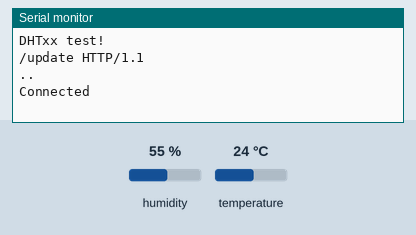
A sketch run on a simulated ESP8266 (NodeMCU). Shown: the last lines printed to the serial monitor. The inputs (shaded band) are chosen by the test bench; at power-on: humidity 55 %, temperature 24 °C. WiFi joins after 1.5 s; servers stay silent unless stated.

Above: at 3.2 s.
3.3 s: humidity set to 22 %
At 5.1 s:
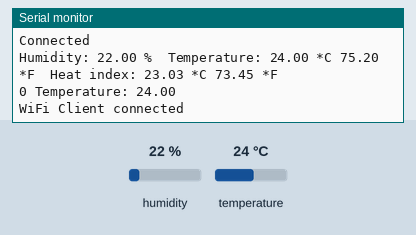
8.9 s: temperature set to 12 °C
At 12.64 s:
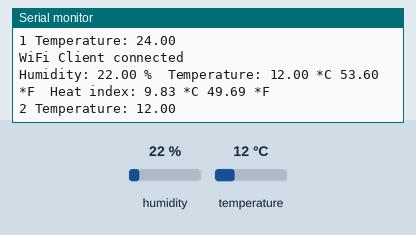
14.5 s: humidity set to 40 %
At 17.6 s:
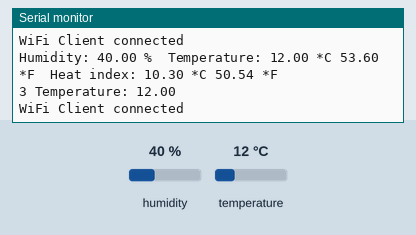
Timing chart, 0 to 19.1 s (numbered marks = the images above; inputs shaded):
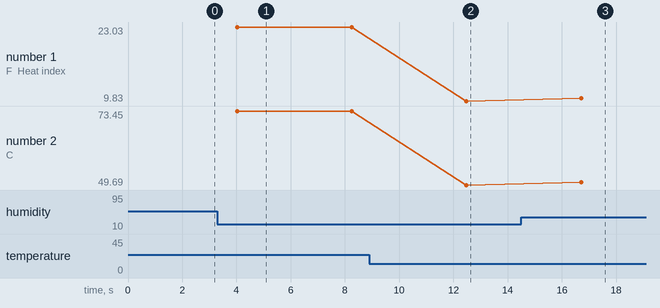

The sketch:

ESP_to_DHT.ino
```cpp
//This code works with Seeedstudio Temp&Humidity sensor v1.2
//nodeMCU v1.0 (black) with Arduino IDE
//nodemcu pinout https://github.com/esp8266/Arduino/issues/584

// Connect pin 1 (on the left) of the sensor to +5V
// NOTE: If using a board with 3.3V logic like an Arduino Due connect pin 1
// to 3.3V instead of 5V!
// Connect pin 2 of the sensor to whatever your DHTPIN is
// Connect pin 4 (on the right) of the sensor to GROUND
// Connect a 10K resistor from pin 2 (data) to pin 1 (power) of the sensor
//Requires the DHT_sensor_library

#include <ESP8266WiFi.h>
#include "DHT.h"
#define DHTPIN 5     // what digital pin we're connected to

//Def
#define DHTPIN 5     // what digital pin we're connected to, this is pin D1 on NodeMCU board
#define DHTTYPE DHT11   // DHT 11
//#define DHTTYPE DHT22   // DHT 22  (AM2302), AM2321
#define myPeriodic 15 //in sec | Thingspeak pub is 15sec

// Initialize DHT sensor.
// Note that older versions of this library took an optional third parameter to
// tweak the timings for faster processors.  This parameter is no longer needed
// as the current DHT reading algorithm adjusts itself to work on faster procs.
DHT dht(DHTPIN, DHTTYPE);


float prevTemp = 0;
const char* server = "api.thingspeak.com";
String apiKey = "48WOFFFBMO8USN6B";
const char* MY_SSID = "NYUSHIMA";
const char* MY_PWD = "Vlc5k$zf";
int sent = 0;


void setup() {
  Serial.begin(115200);
  Serial.println("DHTxx test!");

  dht.begin();
  connectWifi();
}

void loop() {
  delay(2000);
  float temp  = dht.readTemperature();
  float hum = dht.readHumidity();
  // Read temperature as Celsius (the default)
  float t = dht.readTemperature();
  // Read temperature as Fahrenheit (isFahrenheit = true)
  float f = dht.readTemperature(true);

  //  // Check if any reads failed and exit early (to try again).
  if (isnan(hum) || isnan(t) || isnan(f)) {
    Serial.println("Failed to read from DHT sensor!");
    return;
  }


  //  // Compute heat index in Fahrenheit (the default)
  float hif = dht.computeHeatIndex(f, hum);
  //  // Compute heat index in Celsius (isFahreheit = false)
  float hic = dht.computeHeatIndex(t, hum, false);
  //
  Serial.print("Humidity: ");
  Serial.print(hum);
  Serial.print(" %\t");
  Serial.print("Temperature: ");
  Serial.print(t);
  Serial.print(" *C ");
  Serial.print(f);
  Serial.print(" *F\t");
  Serial.print("Heat index: ");
  Serial.print(hic);
  Serial.print(" *C ");
  Serial.print(hif);
  Serial.println(" *F");

  Serial.print(String(sent) + " Temperature: ");
  Serial.println(temp);

  //String humout = dtostrf(hum, 4, 1, buffer);//handled in sendTemp()

  sendTeperatureTS(temp,hum);

  //int count = myPeriodic;
  //while (count--)
    delay(1000);
}


void connectWifi()
{
  Serial.print("Connecting to " + *MY_SSID);
  WiFi.begin(MY_SSID, MY_PWD);
  while (WiFi.status() != WL_CONNECTED) {
    delay(1000);
    Serial.print(".");
  }

  Serial.println("");
  Serial.println("Connected");
  Serial.println("");
}//end connect

void sendTeperatureTS(float temp, float hum)
{
  WiFiClient client;

  if (client.connect(server, 80)) { // use ip 184.106.153.149 or api.thingspeak.com
    Serial.println("WiFi Client connected ");

    String postStr = apiKey;
    postStr += "&field1=";
    postStr += String(temp);
    postStr += "&field2=";
    postStr += String(hum);
    postStr += "\r\n\r\n";

    client.print("POST /update HTTP/1.1\n");
    client.print("Host: api.thingspeak.com\n");
    client.print("Connection: close\n");
    client.print("X-THINGSPEAKAPIKEY: " + apiKey + "\n");
    client.print("Content-Type: application/x-www-form-urlencoded\n");
    client.print("Content-Length: ");
    client.print(postStr.length());
    client.print("\n\n");
    client.print(postStr);
    delay(1000);

  }//end if
  sent++;
  client.stop();
}//end send
```

Measured:
- after the input at 3.3 s, the serial monitor: prints a new line after 0.73 s (image 1)
- after the input at 8.9 s, the serial monitor: prints a new line after 3.6 s (image 2)
- after the input at 14.5 s, the serial monitor: prints a new line after 2.2 s (image 3)
- plotted number 1: 23.03 → 9.83 after the input at 8.9 s, 9.83 → 10.3 after the input at 14.5 s
- plotted number 2: 73.45 → 49.69 after the input at 8.9 s, 49.69 → 50.54 after the input at 14.5 s
